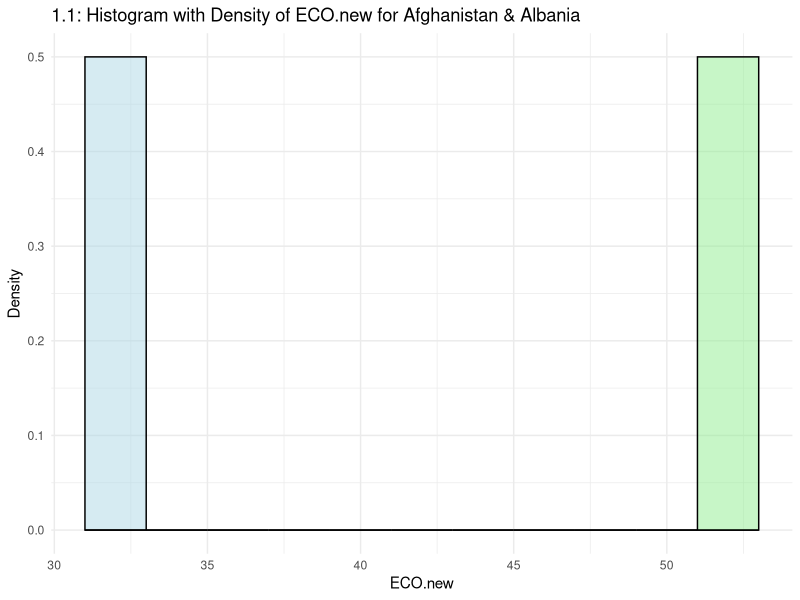
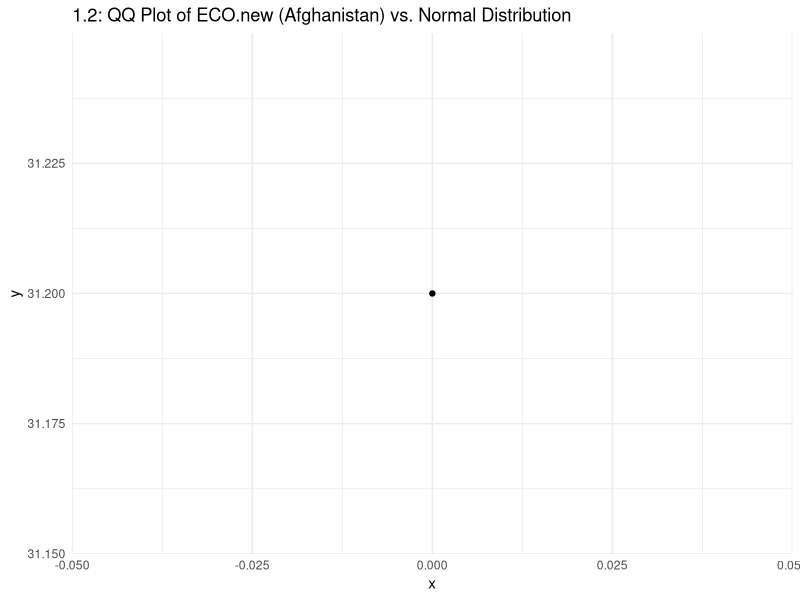
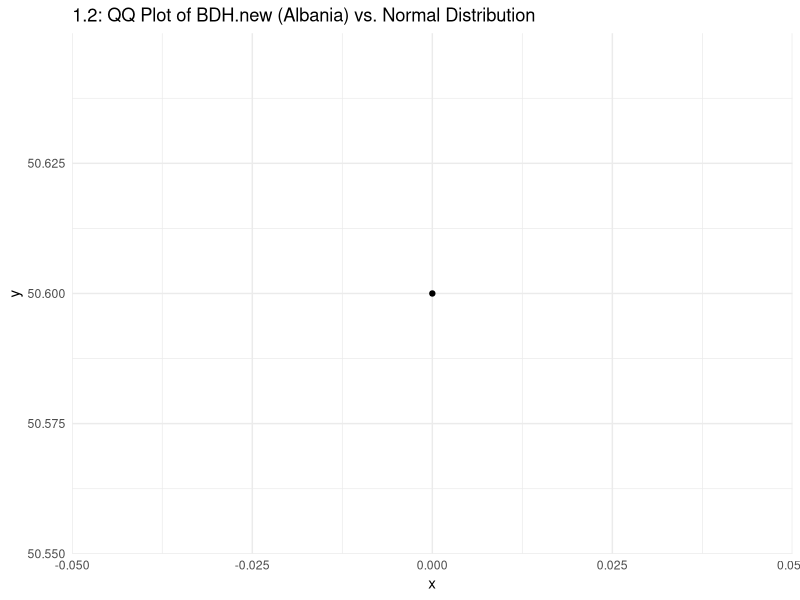

R code for these plots, in order:
# 1.1: Load libraries and read the dataset.
if(!require(tidyverse)) install.packages("tidyverse")
library(tidyverse)

data <- read_csv("epi2024results06022024.csv")

# Define the two countries to compare.
country1 <- "Afghanistan"
country2 <- "Albania"

# Create subsets for the two countries.
data_country1 <- data %>% filter(country == country1)
data_country2 <- data %>% filter(country == country2)

# 1.1: Plot histograms for a variable of your choice for both countries with density lines overlayed.
# Here we use "ECO.new" as the chosen variable.
ggplot() +
  geom_histogram(data = data_country1, aes(x = `ECO.new`, y = ..density..),
                 binwidth = 2, fill = "lightblue", color = "black", alpha = 0.5) +
  geom_density(data = data_country1, aes(x = `ECO.new`), color = "blue", size = 1) +
  geom_histogram(data = data_country2, aes(x = `ECO.new`, y = ..density..),
                 binwidth = 2, fill = "lightgreen", color = "black", alpha = 0.5) +
  geom_density(data = data_country2, aes(x = `ECO.new`), color = "darkgreen", size = 1) +
  labs(title = "1.1: Histogram with Density of ECO.new for Afghanistan & Albania",
       x = "ECO.new", y = "Density") +
  theme_minimal()

# 1.2: Plot QQ plots for both variables compared to a normal distribution.
# For Afghanistan we use ECO.new; for Albania we use BDH.new.
# QQ Plot for ECO.new in Afghanistan.
ggplot(data_country1, aes(sample = `ECO.new`)) +
  stat_qq() +
  stat_qq_line(color = "blue") +
  labs(title = "1.2: QQ Plot of ECO.new (Afghanistan) vs. Normal Distribution") +
  theme_minimal()

# QQ Plot for BDH.new in Albania.
ggplot(data_country2, aes(sample = `BDH.new`)) +
  stat_qq() +
  stat_qq_line(color = "darkgreen") +
  labs(title = "1.2: QQ Plot of BDH.new (Albania) vs. Normal Distribution") +
  theme_minimal()
